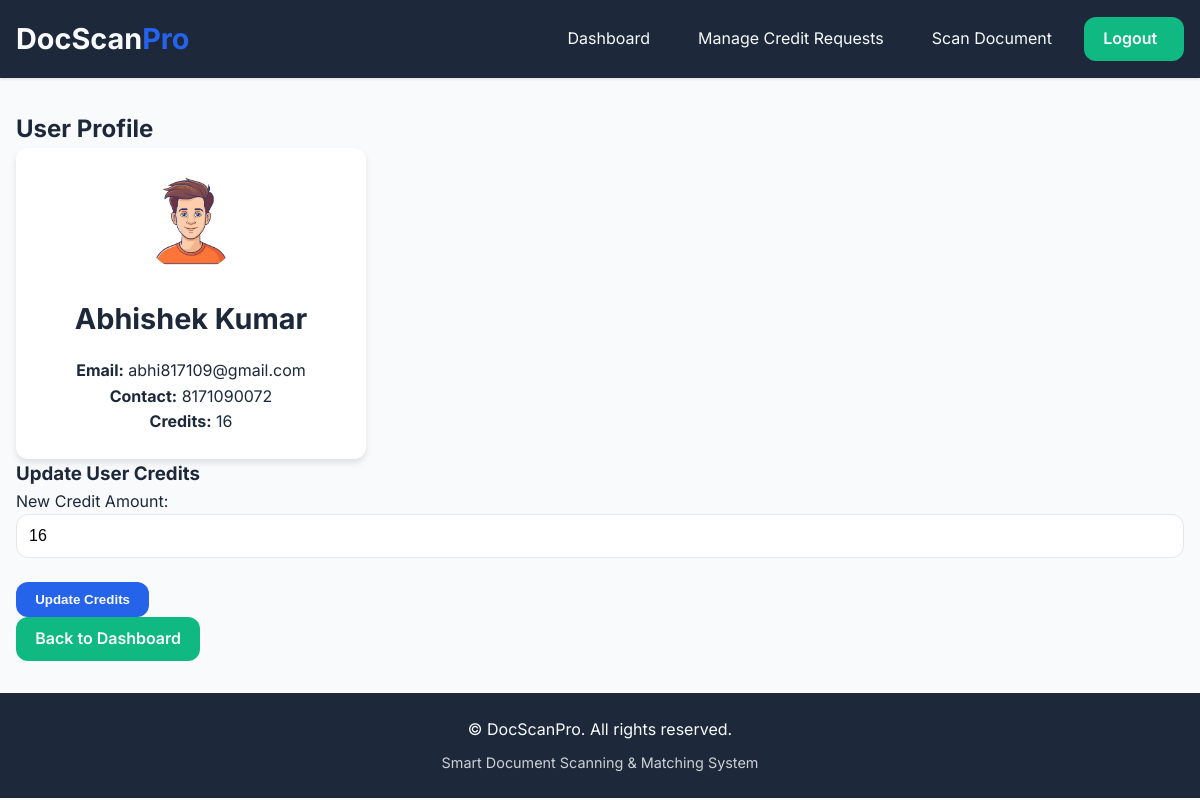
Page /admin/user/2 (signed in) on the earlier database version.
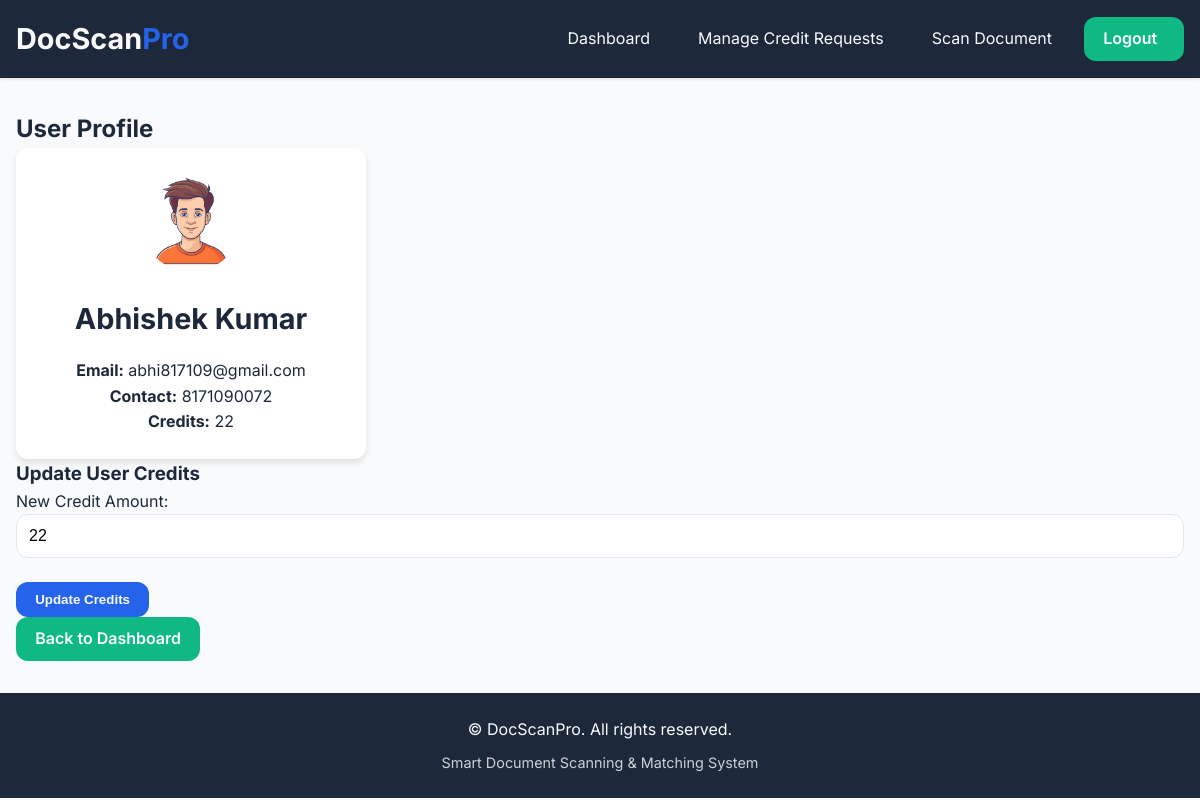
Same page on the later database version.
### tables this page shows
CREATE TABLE users (
            id INTEGER PRIMARY KEY AUTOINCREMENT,
            name TEXT NOT NULL,
            email TEXT UNIQUE NOT NULL,
            contact TEXT NOT NULL,
            password_hash TEXT NOT NULL,
            gender TEXT DEFAULT 'others',
            role TEXT DEFAULT 'user',
            credits INTEGER DEFAULT 20,
            last_reset DATE DEFAULT CURRENT_DATE
        );

### blueprints/admin.py (the view, shortened to what this page needs)
@admin_bp.route('/user/<int:user_id>', methods=['GET', 'POST'])
def admin_user_details(user_id):
    if 'user_id' not in session or session.get('role') != 'admin':
        flash('Unauthorized access.', 'error')
        return redirect('/')
    conn = get_db_connection()
    cursor = conn.cursor()
    cursor.execute("SELECT * FROM users WHERE id = ?", (user_id,))
    user = cursor.fetchone()
    conn.close()
    return render_template('admin_user_details.html', user=user)

### app.py (called while the page is built)
@app.after_request
def add_security_headers(response):
    response.headers['Strict-Transport-Security'] = 'max-age=31536000; includeSubDomains'
    response.headers['X-Content-Type-Options'] = 'nosniff'
    response.headers['X-Frame-Options'] = 'DENY'
    response.headers['X-XSS-Protection'] = '1; mode=block'
    response.headers['Content-Security-Policy'] = "default-src 'self' 'unsafe-inline' https://fonts.googleapis.com https://fonts.gstatic.com"
    return response

### blueprints/admin.py (called while the page is built)
def get_db_connection():
    conn = sqlite3.connect('database.db')
    conn.row_factory = sqlite3.Row
    return conn

### templates/admin_user_details.html (shortened to what this page needs)
{% extends "base.html" %}
{% block content %}
<div class="user-details-dashboard fade-in">
  <h2>User Profile</h2>
  <div class="user-card card">
    <div class="user-header">
      {% if user.gender == 'male' %}
        <img src="{{ url_for('static', filename='maleAvtar.png') }}" alt="Male Avatar" class="avatar">
      {% elif user.gender == 'female' %}
        <img src="{{ url_for('static', filename='femaleAvtar.png') }}" alt="Female Avatar" class="avatar">
      {% else %}
        <img src="{{ url_for('static', filename='defaultAvatar.png') }}" alt="Default Avatar" class="avatar">
      {% endif %}
      <h2>{{ user.name }}</h2>
    </div>
    <div class="user-info">
      <p><strong>Email:</strong> {{ user.email }}</p>
      <p><strong>Contact:</strong> {{ user.contact }}</p>
      <p><strong>Credits:</strong> {{ user.credits }}</p>
    </div>
  </div>
  <div class="update-credits card">
    <h3>Update User Credits</h3>
    <form method="POST">
      <div class="form-group">
        <label for="credits">New Credit Amount:</label>
        <input type="number" name="credits" id="credits" class="input-field" value="{{ user.credits }}" required>
      </div>
      <button type="submit" class="btn btn-primary">Update Credits</button>
    </form>
  </div>
  <a href="/admin/analytics" class="btn btn-secondary">Back to Dashboard</a>
</div>
{% endblock %}

Differences in the rows shown:
changed users "Abhishek Kumar": credits "16" → "22"
